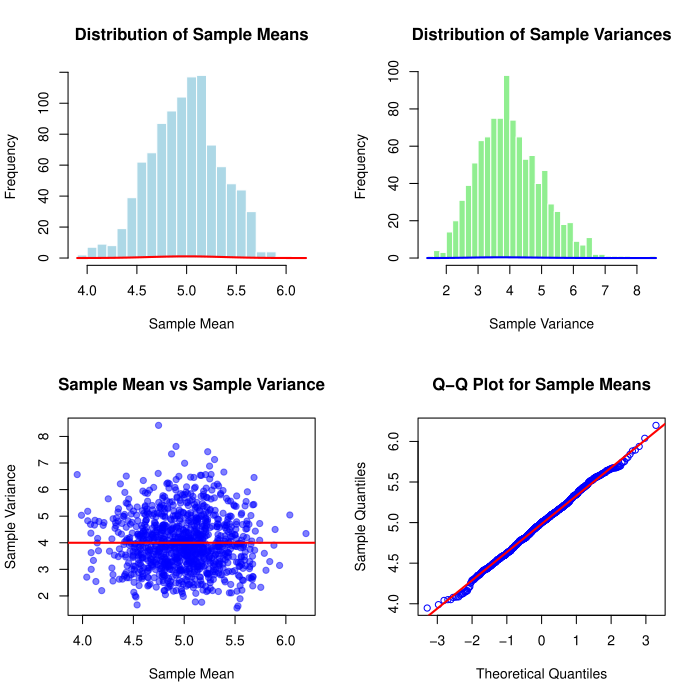

Source code (R):
# Parameters
mu <- 5
sigma <- 2
n <- 30
N_sim <- 1000

# Initialize vectors
sample_means <- numeric(N_sim)
sample_vars <- numeric(N_sim)

# Set seed for reproducibility
set.seed(123)

# Simulation loop
for (i in 1:N_sim) {
  data <- rnorm(n, mean = mu, sd = sigma)
  sample_means[i] <- mean(data)
  sample_vars[i] <- var(data)
}

# Check correlation
correlation <- cor(sample_means, sample_vars)
print(paste("Correlation between sample mean and sample variance:", correlation))

# Graphical output
par(mfrow = c(2, 2))  # divide plotting area into 2x2 grid

# Histogram of sample means
hist(sample_means, breaks = 30, col = "lightblue",
     main = "Distribution of Sample Means",
     xlab = "Sample Mean", border = "white")
curve(dnorm(x, mean = mu, sd = sigma/sqrt(n)), 
      add = TRUE, col = "red", lwd = 2)

# Histogram of sample variances
hist(sample_vars, breaks = 30, col = "lightgreen",
     main = "Distribution of Sample Variances",
     xlab = "Sample Variance", border = "white")
curve(dchisq((x*(n-1))/sigma^2, df = n-1)/(sigma^2/(n-1)), 
      add = TRUE, col = "blue", lwd = 2)

# Scatterplot of sample means vs variances
plot(sample_means, sample_vars, pch = 19, col = rgb(0,0,1,0.5),
     main = "Sample Mean vs Sample Variance",
     xlab = "Sample Mean", ylab = "Sample Variance")
abline(h = sigma^2, col = "red", lwd = 2)

# Q-Q plot for sample means
qqnorm(sample_means, main = "Q-Q Plot for Sample Means", col = "blue")
qqline(sample_means, col = "red", lwd = 2)
